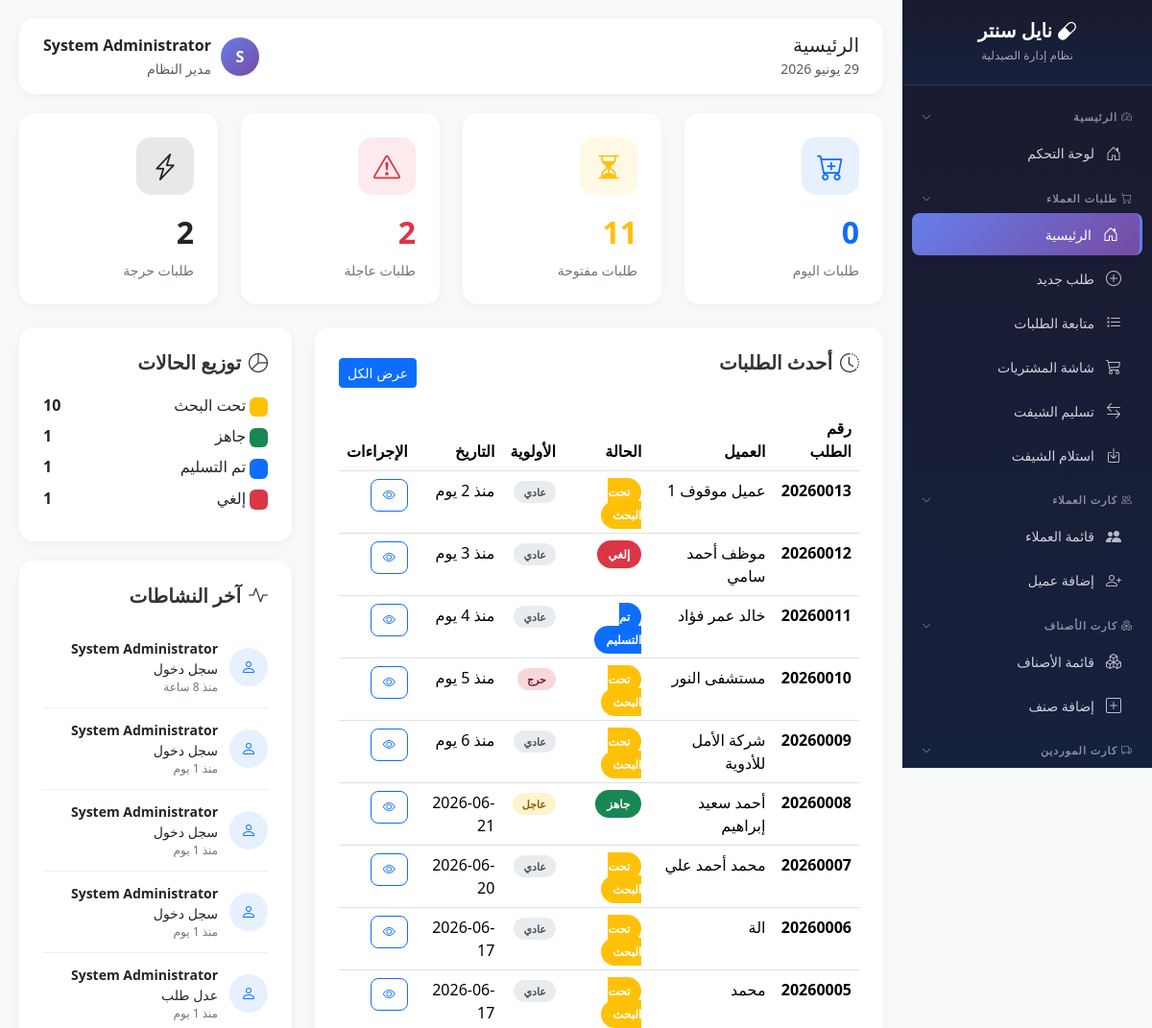
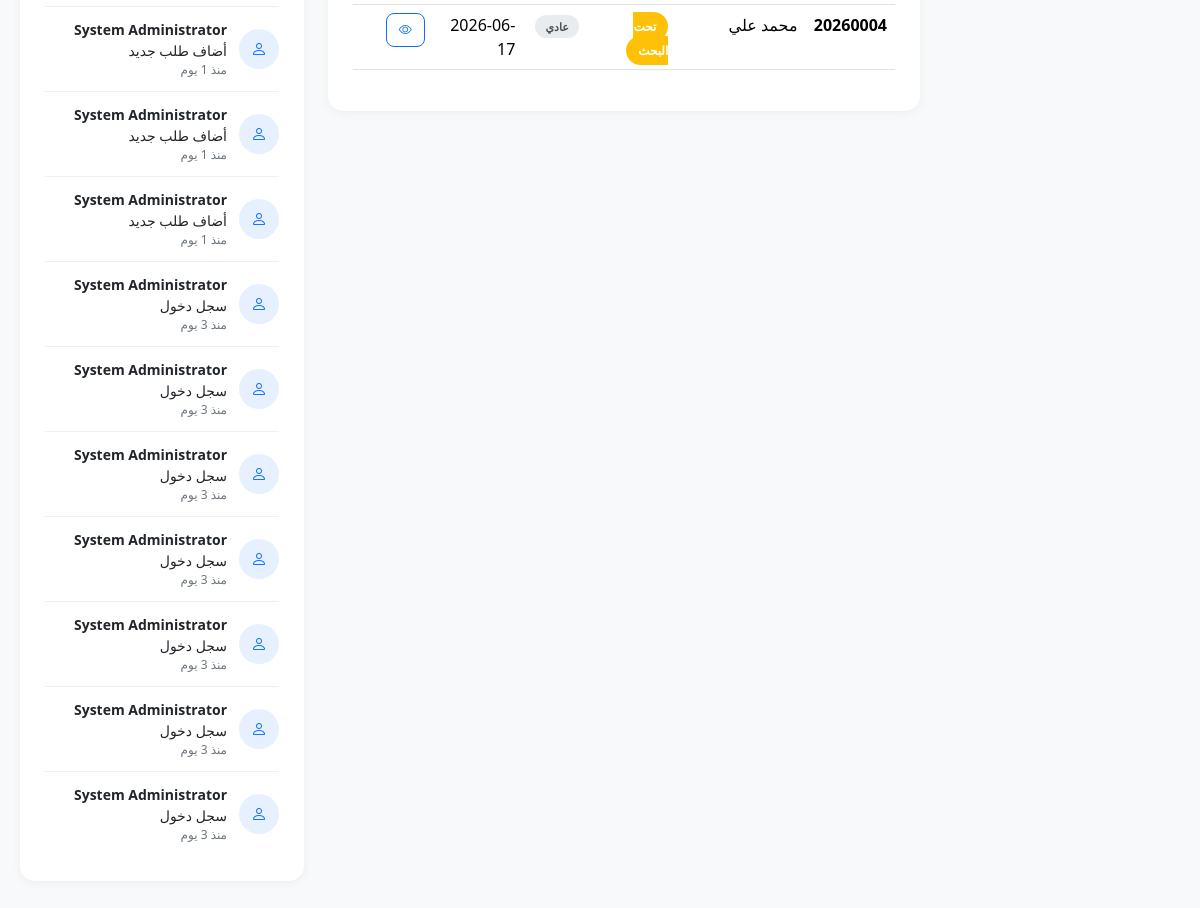
The page /modules/customer-requests/index.php (signed in) on the database its author committed (2 pictures, top to bottom).
### tables this page shows
CREATE TABLE `orders` (
  `id` int(11) NOT NULL,
  `order_number` varchar(20) NOT NULL,
  `customer_id` int(11) DEFAULT NULL,
  `customer_code` varchar(50) DEFAULT NULL,
  `customer_name` varchar(100) NOT NULL,
  `customer_phone` varchar(20) DEFAULT NULL,
  `customer_phone2` varchar(20) DEFAULT NULL,
  `customer_address` varchar(255) DEFAULT NULL,
  `branch_code` varchar(20) DEFAULT NULL,
  `order_date` datetime DEFAULT current_timestamp(),
  `priority` enum('normal','urgent','critical') DEFAULT 'normal',
  `status_id` int(11) DEFAULT 1,
  `total_items` int(11) DEFAULT 0,
  `notes` text DEFAULT NULL,
  `created_by` int(11) NOT NULL,
  `created_at` timestamp NOT NULL DEFAULT current_timestamp(),
  `updated_by` int(11) DEFAULT NULL,
  `updated_at` timestamp NULL DEFAULT NULL,
  `total_discount_type` enum('percentage','fixed') DEFAULT NULL,
  `total_discount_value` decimal(10,2) DEFAULT 0.00,
  `final_total` decimal(10,2) DEFAULT 0.00
);

CREATE TABLE `order_statuses` (
  `id` int(11) NOT NULL,
  `status_name` varchar(50) NOT NULL,
  `status_color` varchar(20) DEFAULT '#6c757d',
  `sort_order` int(11) DEFAULT 0,
  `is_default` tinyint(1) DEFAULT 0,
  `is_final` tinyint(1) DEFAULT 0,
  `is_active` tinyint(1) DEFAULT 1,
  `created_at` timestamp NOT NULL DEFAULT current_timestamp(),
  `updated_at` timestamp NOT NULL DEFAULT current_timestamp() ON UPDATE current_timestamp()
);

CREATE TABLE `activity_logs` (
  `id` int(11) NOT NULL,
  `user_id` int(11) DEFAULT NULL,
  `user_name` varchar(100) DEFAULT NULL,
  `action` varchar(50) NOT NULL,
  `table_name` varchar(50) DEFAULT NULL,
  `record_id` int(11) DEFAULT NULL,
  `old_value` text DEFAULT NULL,
  `new_value` text DEFAULT NULL,
  `ip_address` varchar(50) DEFAULT NULL,
  `created_at` timestamp NOT NULL DEFAULT current_timestamp()
);

CREATE TABLE `users` (
  `id` int(11) NOT NULL,
  `username` varchar(50) NOT NULL,
  `password` varchar(255) NOT NULL,
  `full_name` varchar(100) NOT NULL,
  `role` enum('admin','pharmacist','purchaser','cashier') DEFAULT 'pharmacist',
  `branch_code` varchar(20) DEFAULT NULL,
  `phone` varchar(20) DEFAULT NULL,
  `is_active` tinyint(1) DEFAULT 1,
  `last_login` datetime DEFAULT NULL,
  `created_at` timestamp NOT NULL DEFAULT current_timestamp(),
  `updated_at` timestamp NOT NULL DEFAULT current_timestamp() ON UPDATE current_timestamp()
);

### core/config.php (called while the page is built, shortened)
<?php
function timeAgo($datetime) {
    $time = strtotime($datetime);
    $now = time();
    $diff = $now - $time;
    if ($diff < 86400) return 'منذ ' . floor($diff / 3600) . ' ساعة';
    if ($diff < 604800) return 'منذ ' . floor($diff / 86400) . ' يوم';
    return date('Y-m-d', $time);
}
function arabicDate($date) {
    $d = new DateTime($date);
    $day = $d->format('d');
    $month = AR_MONTHS[(int)$d->format('m') - 1];
    $year = $d->format('Y');
    return "$day $month $year";
}

### modules/customer-requests/index.php (the view, shortened to what this page needs)
<?php
require_once __DIR__ . '/../../core/config.php';
$db = getDB();
$stats = [];
$stmt = $db->query("SELECT COUNT(*) as count FROM orders WHERE DATE(order_date) = CURDATE()");
$stats['today_orders'] = $stmt->fetch()['count'];
$stmt = $db->query("SELECT COUNT(*) as count FROM orders o
    JOIN order_statuses os ON o.status_id = os.id
    WHERE os.is_final = 0");
$stats['open_orders'] = $stmt->fetch()['count'];
$stmt = $db->query("SELECT COUNT(*) as count FROM orders WHERE priority = 'urgent' AND status_id IN (SELECT id FROM order_statuses WHERE is_final = 0)");
$stats['urgent_orders'] = $stmt->fetch()['count'];
$stmt = $db->query("SELECT COUNT(*) as count FROM orders WHERE priority = 'critical' AND status_id IN (SELECT id FROM order_statuses WHERE is_final = 0)");
$stats['critical_orders'] = $stmt->fetch()['count'];
$stmt = $db->query("SELECT o.*, os.status_name, os.status_color, u.full_name as creator_name
    FROM orders o
    JOIN order_statuses os ON o.status_id = os.id
    JOIN users u ON o.created_by = u.id
    ORDER BY o.created_at DESC LIMIT 10");
$recent_orders = $stmt->fetchAll();
$stmt = $db->query("SELECT os.status_name, os.status_color, COUNT(o.id) as count
    FROM order_statuses os
    LEFT JOIN orders o ON os.id = o.status_id
    WHERE os.is_active = 1
    GROUP BY os.id, os.status_name, os.status_color
    ORDER BY os.sort_order");
$status_dist = $stmt->fetchAll();
$stmt = $db->query("SELECT al.*, u.full_name as user_name
    FROM activity_logs al
    LEFT JOIN users u ON al.user_id = u.id
    ORDER BY al.created_at DESC LIMIT 15");
$activities = $stmt->fetchAll();
$page_title = 'الرئيسية';
?>
<!DOCTYPE html>
<html lang="ar" dir="rtl">
<head>
    <link href="https://cdn.jsdelivr.net/npm/bootstrap@5.3.2/dist/css/bootstrap.rtl.min.css" rel="stylesheet">
    <link href="https://cdn.jsdelivr.net/npm/bootstrap-icons@1.11.1/font/bootstrap-icons.css" rel="stylesheet">
    <link href="https://cdn.datatables.net/1.13.7/css/dataTables.bootstrap5.min.css" rel="stylesheet">
</head>
<body>
<?php require_once __DIR__ . '/../../includes/sidebar.php'; ?>
    <div class="main-content">
        <div class="topbar">
            <div>
                <h5 class="mb-0"><?= $page_title ?></h5>
                <small class="text-muted"><?= arabicDate(date('Y-m-d')) ?></small>
            </div>
            <div class="d-flex align-items-center">
                <div class="user-avatar"><?= mb_substr($_SESSION['user_name'], 0, 1) ?></div>
                <div>
                    <div class="fw-bold"><?= $_SESSION['user_name'] ?></div>
                    <small class="text-muted"><?= $_SESSION['user_role'] === 'admin' ? 'مدير النظام' : 'صيدلي' ?></small>
                </div>
            </div>
        </div>
        <div class="row g-4 mb-4">
            <div class="col-md-3">
                <div class="stat-card">
                    <div class="stat-icon bg-primary bg-opacity-10 text-primary">
                        <i class="bi bi-cart-plus"></i>
                    </div>
                    <div class="stat-value text-primary"><?= $stats['today_orders'] ?></div>
                    <div class="stat-label">طلبات اليوم</div>
                </div>
            </div>
            <div class="col-md-3">
                <div class="stat-card">
                    <div class="stat-icon bg-warning bg-opacity-10 text-warning">
                        <i class="bi bi-hourglass-split"></i>
                    </div>
                    <div class="stat-value text-warning"><?= $stats['open_orders'] ?></div>
                    <div class="stat-label">طلبات مفتوحة</div>
                </div>
            </div>
            <div class="col-md-3">
                <div class="stat-card">
                    <div class="stat-icon bg-danger bg-opacity-10 text-danger">
                        <i class="bi bi-exclamation-triangle"></i>
                    </div>
                    <div class="stat-value text-danger"><?= $stats['urgent_orders'] ?></div>
                    <div class="stat-label">طلبات عاجلة</div>
                </div>
            </div>
            <div class="col-md-3">
                <div class="stat-card">
                    <div class="stat-icon bg-dark bg-opacity-10 text-dark">
                        <i class="bi bi-lightning-charge"></i>
                    </div>
                    <div class="stat-value text-dark"><?= $stats['critical_orders'] ?></div>
                    <div class="stat-label">طلبات حرجة</div>
                </div>
            </div>
        </div>
        <div class="row">
            <div class="col-lg-8">
                <div class="content-card">
                    <div class="d-flex justify-content-between align-items-center mb-3">
                        <h5><i class="bi bi-clock-history me-2"></i>أحدث الطلبات</h5>
                        <a href="orders.php" class="btn btn-sm btn-primary">عرض الكل</a>
                    </div>
                    <div class="table-responsive">
                        <table class="table table-hover">
                            <thead>
                                <tr>
                                    <th>رقم الطلب</th>
                                    <th>العميل</th>
                                    <th>الحالة</th>
                                    <th>الأولوية</th>
                                    <th>التاريخ</th>
                                    <th>الإجراءات</th>
                                </tr>
                            </thead>
                            <tbody>
                                <?php foreach ($recent_orders as $order): ?>
                                <tr>
                                    <td class="fw-bold"><?= $order['order_number'] ?></td>
                                    <td><?= $order['customer_name'] ?></td>
                                    <td>
                                        <span class="status-badge" style="background: <?= $order['status_color'] ?>">
                                            <?= $order['status_name'] ?>
                                        </span>
                                    </td>
                                    <td>
                                        <span class="priority-badge priority-<?= $order['priority'] ?>">
                                            <?= $order['priority'] === 'normal' ? 'عادي' : ($order['priority'] === 'urgent' ? 'عاجل' : 'حرج') ?>
                                        </span>
                                    </td>
                                    <td><?= timeAgo($order['created_at']) ?></td>
                                    <td>
                                        <a href="orders.php?view=<?= $order['id'] ?>" class="btn btn-sm btn-outline-primary btn-action">
                                            <i class="bi bi-eye"></i>
                                        </a>
                                    </td>
                                </tr>
                                <?php endforeach; ?>
                            </tbody>
                        </table>
                    </div>
                </div>
            </div>
            <div class="col-lg-4">
                <div class="content-card">
                    <h5><i class="bi bi-pie-chart me-2"></i>توزيع الحالات</h5>
                    <?php foreach ($status_dist as $status): ?>
                    <div class="d-flex justify-content-between align-items-center mb-2">
                        <span>
                            <span class="badge" style="background: <?= $status['status_color'] ?>">&nbsp;</span>
                            <?= $status['status_name'] ?>
                        </span>
                        <span class="fw-bold"><?= $status['count'] ?></span>
                    </div>
                    <?php endforeach; ?>
                </div>
                <div class="content-card">
                    <h5><i class="bi bi-activity me-2"></i>آخر النشاطات</h5>
                    <?php foreach ($activities as $activity): ?>
                    <div class="activity-item">
                        <div class="activity-icon bg-primary bg-opacity-10 text-primary">
                            <i class="bi bi-person"></i>
                        </div>
                        <div class="activity-content">
                            <div class="small">
                                <strong><?= $activity['user_name'] ?? 'System' ?></strong>
                                <?= $activity['action'] === 'login' ? 'سجل دخول' : ($activity['action'] === 'create' ? 'أضاف طلب جديد' : ($activity['action'] === 'update' ? 'عدل طلب' : $activity['action'])) ?>
                            </div>
                            <div class="activity-time"><?= timeAgo($activity['created_at']) ?></div>
                        </div>
                    </div>
                    <?php endforeach; ?>
                </div>
            </div>
        </div>
    </div>
</body>
</html>

### modules/customer-requests/index.php (style rules this page uses)
:root { --primary: #667eea; --secondary: #764ba2; --success: #198754; --warning: #ffc107; --danger: #dc3545; --info: #0dcaf0; }
body { background: #f8f9fa; font-family: 'Segoe UI', Tahoma, Geneva, Verdana, sans-serif; }
.main-content { margin-right: 260px; padding: 20px; }
.topbar { background: white; border-radius: 15px; padding: 15px 25px; margin-bottom: 20px; box-shadow: 0 2px 10px rgba(0,0,0,0.05); display: flex; justify-content: space-between; align-items: center; }
.stat-card { background: white; border-radius: 15px; padding: 25px; box-shadow: 0 2px 10px rgba(0,0,0,0.05); transition: transform 0.2s; border: none; }
.stat-icon { width: 60px; height: 60px; border-radius: 15px; display: flex; align-items: center; justify-content: center; font-size: 28px; margin-bottom: 15px; }
.stat-value { font-size: 32px; font-weight: 700; margin-bottom: 5px; }
.stat-label { color: #6c757d; font-size: 14px; }
.content-card { background: white; border-radius: 15px; padding: 25px; box-shadow: 0 2px 10px rgba(0,0,0,0.05); margin-bottom: 20px; }
.content-card h5 { margin-bottom: 20px; color: #333; font-weight: 700; }
.status-badge { padding: 6px 12px; border-radius: 20px; font-size: 12px; font-weight: 600; color: white; }
.priority-badge { padding: 4px 10px; border-radius: 15px; font-size: 11px; font-weight: 600; }
.priority-normal { background: #e9ecef; color: #495057; }
.priority-urgent { background: #fff3cd; color: #856404; }
.priority-critical { background: #f8d7da; color: #721c24; }
.activity-item { padding: 12px 0; border-bottom: 1px solid #f0f0f0; display: flex; align-items: center; }
.activity-item:last-child { border-bottom: none; }
.activity-icon { width: 40px; height: 40px; border-radius: 50%; display: flex; align-items: center; justify-content: center; margin-left: 12px; font-size: 16px; flex-shrink: 0; }
.activity-content { flex: 1; }
.activity-time { color: #6c757d; font-size: 12px; }
.user-avatar { width: 40px; height: 40px; border-radius: 50%; background: linear-gradient(135deg, var(--primary), var(--secondary)); color: white; display: flex; align-items: center; justify-content: center; font-weight: 700; margin-left: 10px; }
.btn-action { padding: 6px 12px; border-radius: 8px; font-size: 13px; }

### rows shown on the page
orders: total_items "2", order_number "20260007", customer_name "محمد أحمد علي", status.status_name "تحت البحث", priority "عادي", created_at "2026-06-20"
orders: order_number "20260013", customer_name "عميل موقوف 1", status.status_name "تحت البحث", priority "عادي", created_at "منذ 2 يوم"
orders: order_number "20260012", customer_name "موظف أحمد سامي", status.status_name "إلغي", priority "عادي", created_at "منذ 3 يوم"
orders: order_number "20260011", customer_name "خالد عمر فؤاد", status.status_name "تم التسليم", priority "عادي", created_at "منذ 4 يوم"
orders: order_number "20260010", customer_name "مستشفى النور", status.status_name "تحت البحث", priority "حرج", created_at "منذ 5 يوم"
orders: order_number "20260009", customer_name "شركة الأمل للأدوية", status.status_name "تحت البحث", priority "عادي", created_at "منذ 6 يوم"
orders: order_number "20260008", customer_name "أحمد سعيد إبراهيم", status.status_name "جاهز", priority "عاجل", created_at "2026-06-21"
orders: order_number "20260006", customer_name "الة", status.status_name "تحت البحث", priority "عادي", created_at "2026-06-17"
orders: order_number "20260005", customer_name "محمد", status.status_name "تحت البحث", priority "عادي", created_at "2026-06-17"
orders: order_number "20260004", customer_name "محمد علي", status.status_name "تحت البحث", priority "عادي", created_at "2026-06-17"
activity_logs: user.full_name "System Administrator", action "سجل دخول", created_at "منذ 8 ساعة"
activity_logs: user.full_name "System Administrator", action "سجل دخول", created_at "منذ 1 يوم"
activity_logs: user.full_name "System Administrator", action "سجل دخول", created_at "منذ 1 يوم"
activity_logs: user.full_name "System Administrator", action "سجل دخول", created_at "منذ 1 يوم"
activity_logs: user.full_name "System Administrator", action "عدل طلب", created_at "منذ 1 يوم"
activity_logs: user.full_name "System Administrator", action "أضاف طلب جديد", created_at "منذ 1 يوم"
activity_logs: user.full_name "System Administrator", action "أضاف طلب جديد", created_at "منذ 1 يوم"
activity_logs: user.full_name "System Administrator", action "أضاف طلب جديد", created_at "منذ 1 يوم"
activity_logs: user.full_name "System Administrator", action "سجل دخول", created_at "منذ 3 يوم"
activity_logs: user.full_name "System Administrator", action "سجل دخول", created_at "منذ 3 يوم"
activity_logs: user.full_name "System Administrator", action "سجل دخول", created_at "منذ 3 يوم"
activity_logs: user.full_name "System Administrator", action "سجل دخول", created_at "منذ 3 يوم"
activity_logs: user.full_name "System Administrator", action "سجل دخول", created_at "منذ 3 يوم"
activity_logs: user.full_name "System Administrator", action "سجل دخول", created_at "منذ 3 يوم"
activity_logs: user.full_name "System Administrator", action "سجل دخول", created_at "منذ 3 يوم"

### other values the page prints
$page_title "الرئيسية"
mb_substr($_SESSION['user_name'], 0, 1) "S"
$_SESSION['user_name'] "System Administrator"
$stats['today_orders'] "0"
$stats['open_orders'] "11"
$status['status_name'] "تحت البحث"
$status['count'] "10"
$status['status_name'] "جاهز"
$status['count'] "1"
$status['status_name'] "تم التسليم"
$status['status_name'] "إلغي"
